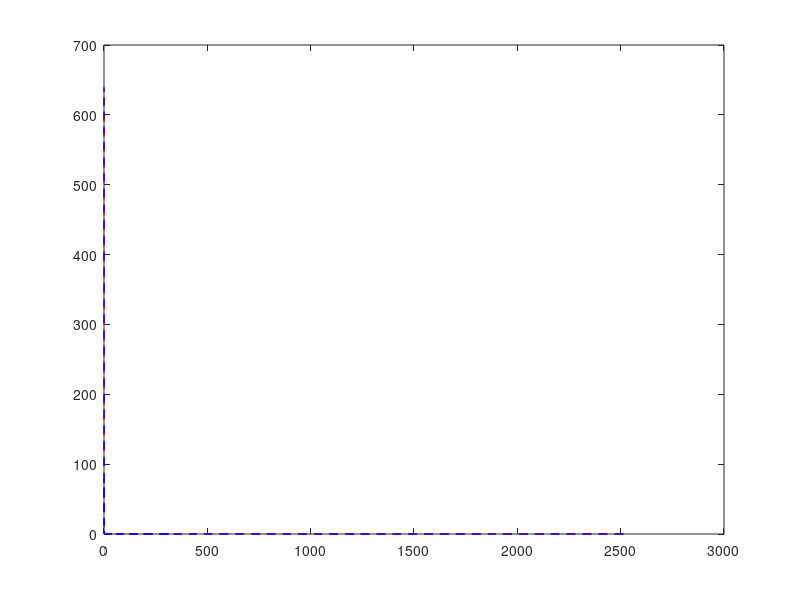

The MATLAB script that drew this image: (Note: this script raises an error after producing the figure.)
clear
close all

%%
figure()
box on
hold on

l_contour = 5000;

% load('../../scatter_chain_prstnc.mat')
load('scatter_chain_sfr_SA.mat')
plot(qq'.*a(1:4),S_q(:,1:4)./a(1:4)*l_contour,'--r','LineWidth',1)

load('scatter_chain_fvfr_SA.mat')
plot(qq'.*a(1:4),S_q(:,1:4)./a(1:4)*l_contour,'--b','LineWidth',1)

b = a;

for j = 1:4
    L = l_contour;
    bj = b(j);
    n_q = 64;
    q = (logspace(-4,0,n_q));
    
    S_m = Sk(q,L,bj);
    S_m_cs = Sk(q,L,bj).*Scs(q*bj*0.1)';
    
    plot(q*bj,S_m_cs*L/bj,':','LineWidth',1,'Color','#A0A0A0')
    plot(q*bj,S_m*L/bj,'-k','LineWidth',1)
    set(gca, 'XScale', 'log')
    set(gca, 'YScale', 'log')    
end

xlim([1e-2 1e2])
ylim([1e-1 1e3])

xlabel('$Qb$','FontSize',24,'Interpreter','latex')
ylabel('$S(Q)$','FontSize',24,'Interpreter','latex')
% set(gca,'LineWidth',2)
set(gcf,'Position',[200,100,600,600])
set(gca,'FontSize',24,'FontName','Times New Roman')
grid on